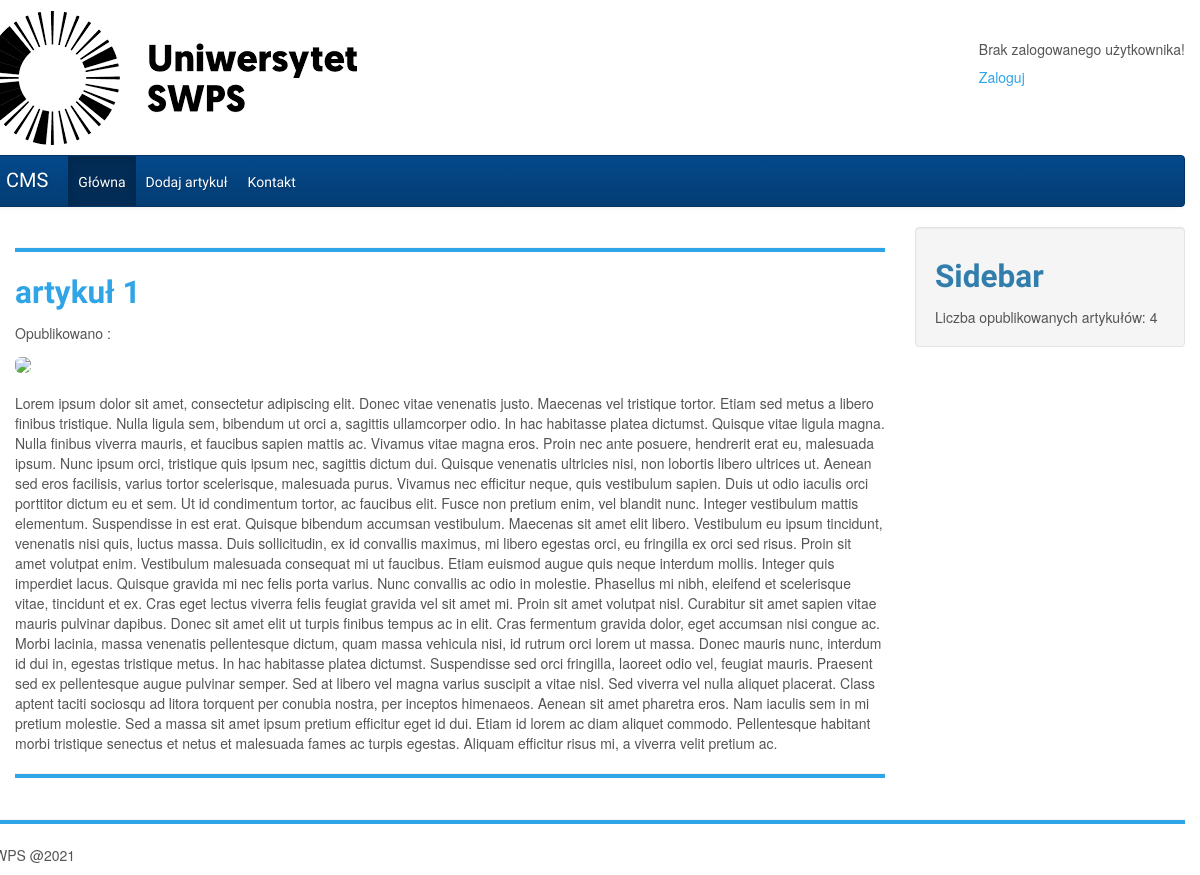
The app's page /articles/podgląd/1/ with its own data.
### kwarticles/models.py (models this page shows, shortened)
class KWarticles(models.Model):
    title = models.CharField(max_length = 50, verbose_name = 'Tytuł wpisu')
    description =models.CharField(max_length = 100, verbose_name = 'Opis artykułu')
    content = models.TextField( null = False, verbose_name = 'Tytuł wpisu')
    pub_data = models.DateTimeField(verbose_name = 'Data publikacji', auto_now_add = True)
    pub_user = models.CharField(verbose_name= 'Publikował - inicjały', max_length=2)
    important = models.BooleanField(verbose_name='Czy ważny', default=0)
    image = models.ImageField(upload_to ='img', verbose_name='Obrazek', null=True)
    status = models.BooleanField(verbose_name='Opublikowany?', default=0)

### kwarticles/views.py (called while the page is built)
def look(request, a_id):
    publicated = KWarticles.objects.filter(status=True)
    art = KWarticles.objects.get(id=a_id)
    return render(request, 'podgląd.html', { 'art' : art, 'publicated': publicated})

### templates/podgląd.html
{% extends "index.html" %}
{% load static %}
{%block art%}
<div class="article">
    <hr>
    <h2><a href="article.html">{{art.title}}</a></h2>
    <div class="article-info">
        Opublikowano : {{art.pub_date}}
    </div>
    <img src="{% if art.image  %}{{art.image.url}}{% else %} # {% endif %}" class="article-img img-rounded">
    <div class="article-intro">
        <p> {{art.content}} </p>
    </div>
</div>
<hr>
{%endblock%}

### static/css/style.css (style rules this page uses)
.article-info { margin-bottom: 10px; }
.article-intro { margin-top: 20px; }
hr { color: rgb(47, 164, 231); background-color: rgb(47, 164, 231); height: 4px; }

### records on screen
KWarticles: title "artykuł 1", content "Lorem ipsum dolor sit amet, consectetur adipiscing elit. Donec vitae venenatis justo. Maecenas vel tristique tortor. Etiam sed metus a libero finibus tristique. Nulla ligula sem, bibendum ut orci a, sagittis ullamcorper odio. In hac habitasse platea dictumst. Quisque vitae ligula magna. Nulla finibus viverra mauris, et faucibus sapien mattis ac. Vivamus vitae magna eros. Proin nec ante posuere, hendrerit erat eu, malesuada ipsum. Nunc ipsum orci, tristique quis ipsum nec, sagittis dictum dui. Quisque venenatis ultricies nisi, non lobortis libero ultrices ut. Aenean sed eros facilisis, varius tortor scelerisque, malesuada purus. Vivamus nec efficitur neque, quis vestibulum sapien. Duis ut…"

### other values on screen
{{ publicated.count }} "4"
